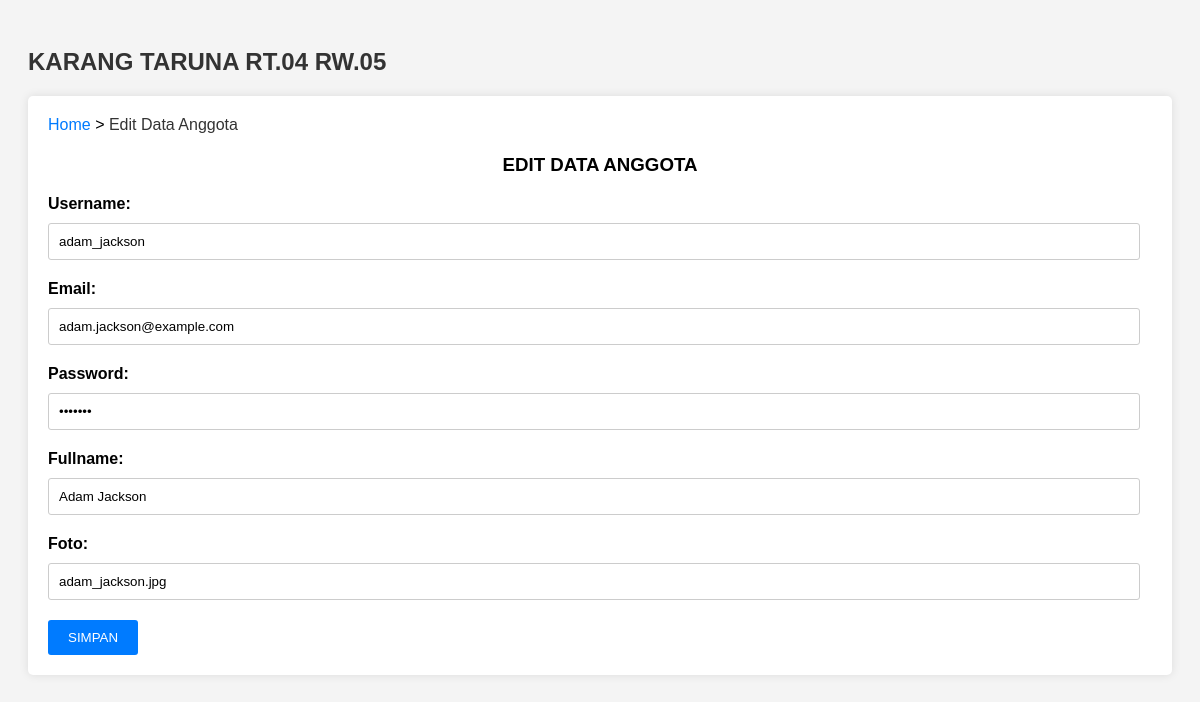
The page /edit.php?id=3 on the database its author committed.
### tables this page shows
CREATE TABLE `anggota` (
  `id_anggota` int(11) NOT NULL,
  `username` varchar(20) NOT NULL,
  `email` varchar(50) NOT NULL,
  `password` varchar(20) NOT NULL,
  `fullname` text NOT NULL,
  `foto` text NOT NULL,
  `deskripsi` text NOT NULL
);

### edit.php (the view, shortened to what this page needs)
<!DOCTYPE html>
<html>
<head>
</head>
<body>
    <h2>KARANG TARUNA RT.04 RW.05</h2>
    <div class="container">
        <div class="breadcrumbs">
            <a href="index.php">Home</a> &gt;
            <span>Edit Data Anggota</span>
        </div>
        <h3 style="text-align: center;">EDIT DATA ANGGOTA</h3>
        <?php
        include 'koneksi/config.php';
        $id = $_GET['id'];
        $data = mysqli_query($dbconnect, "select * from anggota where id_anggota='$id'");
        while ($d = mysqli_fetch_array($data)) {
            ?>
            <form method="post" action="">
                <div class="form-group">
                    <label for="username">Username:</label>
                    <input type="text" id="username" name="username" value="<?php echo $d['username']; ?>">
                </div>
                <div class="form-group">
                    <label for="email">Email:</label>
                    <input type="email" id="email" name="email" value="<?php echo $d['email']; ?>">
                </div>
                <div class="form-group">
                    <label for="password">Password:</label>
                    <input type="password" id="password" name="password" value="<?php echo $d['password']; ?>">
                </div>
                <div class="form-group">
                    <label for="fullname">Fullname:</label>
                    <input type="text" id="fullname" name="fullname" value="<?php echo $d['fullname']; ?>">
                </div>
                <div class="form-group">
                    <label for="foto">Foto:</label>
                    <input type="text" id="foto" name="foto" value="<?php echo $d['foto']; ?>">
                </div>
                <input type="submit" value="SIMPAN">
            </form>
            <?php
        }
        ?>
    </div>
</body>
</html>

### edit.php (style rules this page uses)
body { font-family: Arial, sans-serif; background-color: #f4f4f4; padding: 20px; }
h2 { color: #333; }
.container { background-color: #fff; padding: 20px; border-radius: 5px; box-shadow: 0 0 10px rgba(0, 0, 0, 0.1); margin: 0 auto; }
.breadcrumbs { margin-bottom: 20px; }
.breadcrumbs a { color: #007bff; text-decoration: none; }
.breadcrumbs span { color: #333; }
.form-group { margin-bottom: 20px; }
label { display: block; font-weight: bold; margin-bottom: 5px; }
input[type="text"], input[type="email"], input[type="password"] { width: calc(100% - 12px); padding: 10px; margin-top: 5px; border: 1px solid #ccc; border-radius: 3px; box-sizing: border-box; }
input[type="submit"] { background-color: #007bff; color: #fff; border: none; padding: 10px 20px; cursor: pointer; border-radius: 3px; }

### rows shown on the page
anggota: username "adam_jackson", email "adam.jackson@example.com", fullname "Adam Jackson", foto "adam_jackson.jpg"
